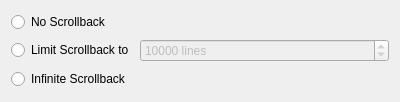
<?xml version="1.0" encoding="UTF-8"?>
<ui version="4.0">
 <class>ScrollbackSettingsPane</class>
 <widget class="QWidget" name="ScrollbackSettingsPane">
  <property name="geometry">
   <rect>
    <x>0</x>
    <y>0</y>
    <width>400</width>
    <height>102</height>
   </rect>
  </property>
  <property name="windowTitle">
   <string>Form</string>
  </property>
  <layout class="QGridLayout" name="gridLayout">
   <item row="0" column="0">
    <widget class="QRadioButton" name="noScrollbackRadioButton">
     <property name="text">
      <string>No Scrollback</string>
     </property>
    </widget>
   </item>
   <item row="1" column="0">
    <widget class="QRadioButton" name="limitScrollbackRadioButton">
     <property name="text">
      <string>Limit Scrollback to</string>
     </property>
    </widget>
   </item>
   <item row="1" column="1">
    <widget class="QSpinBox" name="scrollbackSpin">
     <property name="enabled">
      <bool>false</bool>
     </property>
     <property name="sizePolicy">
      <sizepolicy hsizetype="Expanding" vsizetype="Fixed">
       <horstretch>0</horstretch>
       <verstretch>0</verstretch>
      </sizepolicy>
     </property>
     <property name="frame">
      <bool>true</bool>
     </property>
     <property name="suffix">
      <string> lines</string>
     </property>
     <property name="maximum">
      <number>10000000</number>
     </property>
     <property name="value">
      <number>10000</number>
     </property>
    </widget>
   </item>
   <item row="2" column="0">
    <widget class="QRadioButton" name="infiniteScrollbackRadioButton">
     <property name="text">
      <string>Infinite Scrollback</string>
     </property>
    </widget>
   </item>
  </layout>
 </widget>
 <resources/>
 <connections/>
</ui>
